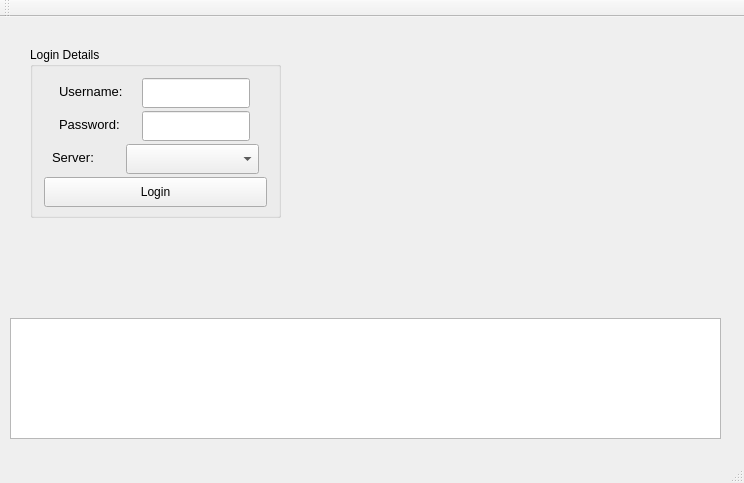
<?xml version="1.0" encoding="UTF-8"?>
<ui version="4.0">
 <class>MainWindow</class>
 <widget class="QMainWindow" name="MainWindow">
  <property name="geometry">
   <rect>
    <x>0</x>
    <y>0</y>
    <width>744</width>
    <height>483</height>
   </rect>
  </property>
  <property name="sizePolicy">
   <sizepolicy hsizetype="Expanding" vsizetype="Preferred">
    <horstretch>0</horstretch>
    <verstretch>0</verstretch>
   </sizepolicy>
  </property>
  <property name="windowTitle">
   <string>MainWindow</string>
  </property>
  <widget class="QWidget" name="centralWidget">
   <widget class="QListWidget" name="logWidget">
    <property name="geometry">
     <rect>
      <x>10</x>
      <y>301</y>
      <width>711</width>
      <height>121</height>
     </rect>
    </property>
   </widget>
   <widget class="QGroupBox" name="groupBox">
    <property name="geometry">
     <rect>
      <x>30</x>
      <y>30</y>
      <width>251</width>
      <height>171</height>
     </rect>
    </property>
    <property name="title">
     <string>Login Details</string>
    </property>
    <layout class="QVBoxLayout" name="verticalLayout">
     <item>
      <layout class="QHBoxLayout" name="usernameLayout">
       <property name="spacing">
        <number>4</number>
       </property>
       <item>
        <widget class="QLabel" name="usernameLabel">
         <property name="sizePolicy">
          <sizepolicy hsizetype="Fixed" vsizetype="Preferred">
           <horstretch>0</horstretch>
           <verstretch>0</verstretch>
          </sizepolicy>
         </property>
         <property name="font">
          <font>
           <pointsize>10</pointsize>
          </font>
         </property>
         <property name="text">
          <string>Username:</string>
         </property>
        </widget>
       </item>
       <item>
        <widget class="QLineEdit" name="username">
         <property name="sizePolicy">
          <sizepolicy hsizetype="Fixed" vsizetype="Fixed">
           <horstretch>0</horstretch>
           <verstretch>0</verstretch>
          </sizepolicy>
         </property>
         <property name="minimumSize">
          <size>
           <width>0</width>
           <height>30</height>
          </size>
         </property>
        </widget>
       </item>
      </layout>
     </item>
     <item>
      <layout class="QHBoxLayout" name="passwordLayout">
       <property name="spacing">
        <number>7</number>
       </property>
       <item>
        <widget class="QLabel" name="passwordLabel">
         <property name="sizePolicy">
          <sizepolicy hsizetype="Fixed" vsizetype="Preferred">
           <horstretch>0</horstretch>
           <verstretch>0</verstretch>
          </sizepolicy>
         </property>
         <property name="font">
          <font>
           <pointsize>10</pointsize>
          </font>
         </property>
         <property name="text">
          <string>Password:</string>
         </property>
        </widget>
       </item>
       <item>
        <widget class="QLineEdit" name="password">
         <property name="sizePolicy">
          <sizepolicy hsizetype="Fixed" vsizetype="Fixed">
           <horstretch>0</horstretch>
           <verstretch>0</verstretch>
          </sizepolicy>
         </property>
         <property name="minimumSize">
          <size>
           <width>0</width>
           <height>30</height>
          </size>
         </property>
        </widget>
       </item>
      </layout>
     </item>
     <item>
      <layout class="QHBoxLayout" name="serverLayout">
       <property name="spacing">
        <number>24</number>
       </property>
       <property name="leftMargin">
        <number>0</number>
       </property>
       <item>
        <widget class="QLabel" name="serverLabel">
         <property name="sizePolicy">
          <sizepolicy hsizetype="Fixed" vsizetype="Preferred">
           <horstretch>0</horstretch>
           <verstretch>0</verstretch>
          </sizepolicy>
         </property>
         <property name="font">
          <font>
           <pointsize>10</pointsize>
          </font>
         </property>
         <property name="text">
          <string>Server:</string>
         </property>
         <property name="alignment">
          <set>Qt::AlignLeading|Qt::AlignLeft|Qt::AlignVCenter</set>
         </property>
        </widget>
       </item>
       <item>
        <widget class="QComboBox" name="serverList">
         <property name="sizePolicy">
          <sizepolicy hsizetype="Fixed" vsizetype="Fixed">
           <horstretch>0</horstretch>
           <verstretch>0</verstretch>
          </sizepolicy>
         </property>
         <property name="minimumSize">
          <size>
           <width>133</width>
           <height>30</height>
          </size>
         </property>
        </widget>
       </item>
      </layout>
     </item>
     <item>
      <widget class="QPushButton" name="login">
       <property name="sizePolicy">
        <sizepolicy hsizetype="Expanding" vsizetype="Fixed">
         <horstretch>0</horstretch>
         <verstretch>0</verstretch>
        </sizepolicy>
       </property>
       <property name="minimumSize">
        <size>
         <width>0</width>
         <height>30</height>
        </size>
       </property>
       <property name="text">
        <string>Login</string>
       </property>
      </widget>
     </item>
    </layout>
   </widget>
  </widget>
  <widget class="QMenuBar" name="menuBar">
   <property name="geometry">
    <rect>
     <x>0</x>
     <y>0</y>
     <width>744</width>
     <height>21</height>
    </rect>
   </property>
  </widget>
  <widget class="QToolBar" name="mainToolBar">
   <attribute name="toolBarArea">
    <enum>TopToolBarArea</enum>
   </attribute>
   <attribute name="toolBarBreak">
    <bool>false</bool>
   </attribute>
  </widget>
  <widget class="QStatusBar" name="statusBar"/>
 </widget>
 <layoutdefault spacing="6" margin="11"/>
 <resources/>
 <connections/>
</ui>
